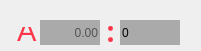
   <widget class="QFrame" name="fCenterRatioA">
    <property name="geometry">
     <rect>
      <x>352</x>
      <y>30</y>
      <width>201</width>
      <height>51</height>
     </rect>
    </property>
    <property name="frameShape">
     <enum>QFrame::NoFrame</enum>
    </property>
    <property name="frameShadow">
     <enum>QFrame::Raised</enum>
    </property>
    <property name="lineWidth">
     <number>-4</number>
    </property>
    <widget class="QLabel" name="lRatioAColon">
     <property name="geometry">
      <rect>
       <x>100</x>
       <y>16</y>
       <width>21</width>
       <height>31</height>
      </rect>
     </property>
     <property name="font">
      <font>
       <family>Arial Black</family>
       <pointsize>21</pointsize>
       <weight>75</weight>
       <bold>true</bold>
      </font>
     </property>
     <property name="styleSheet">
      <string notr="true">color: rgb(252, 53, 73);</string>
     </property>
     <property name="text">
      <string>:</string>
     </property>
     <property name="alignment">
      <set>Qt::AlignCenter</set>
     </property>
    </widget>
    <widget class="QLabel" name="lRatioAText">
     <property name="geometry">
      <rect>
       <x>17</x>
       <y>27</y>
       <width>21</width>
       <height>21</height>
      </rect>
     </property>
     <property name="font">
      <font>
       <family>Arial</family>
       <pointsize>22</pointsize>
      </font>
     </property>
     <property name="styleSheet">
      <string notr="true">color: rgb(252, 53, 73);</string>
     </property>
     <property name="text">
      <string>A</string>
     </property>
     <property name="alignment">
      <set>Qt::AlignBottom|Qt::AlignLeading|Qt::AlignLeft</set>
     </property>
    </widget>
    <widget class="QLineEdit" name="leRatioFLALeft">
     <property name="geometry">
      <rect>
       <x>40</x>
       <y>20</y>
       <width>60</width>
       <height>25</height>
      </rect>
     </property>
     <property name="styleSheet">
      <string notr="true">color:rgb(0,0,0);
background-color: rgb(170,170,170);</string>
     </property>
     <property name="text">
      <string/>
     </property>
     <property name="frame">
      <bool>false</bool>
     </property>
     <property name="alignment">
      <set>Qt::AlignRight|Qt::AlignTrailing|Qt::AlignVCenter</set>
     </property>
     <property name="placeholderText">
      <string>0.00</string>
     </property>
    </widget>
    <widget class="QLineEdit" name="leRatioFLARight">
     <property name="geometry">
      <rect>
       <x>120</x>
       <y>20</y>
       <width>60</width>
       <height>25</height>
      </rect>
     </property>
     <property name="styleSheet">
      <string notr="true">background-color: rgb(170,170,170);
color: rgb(0, 0, 0);
</string>
     </property>
     <property name="text">
      <string>0</string>
     </property>
     <property name="frame">
      <bool>false</bool>
     </property>
     <property name="cursorPosition">
      <number>1</number>
     </property>
    </widget>
   </widget>
